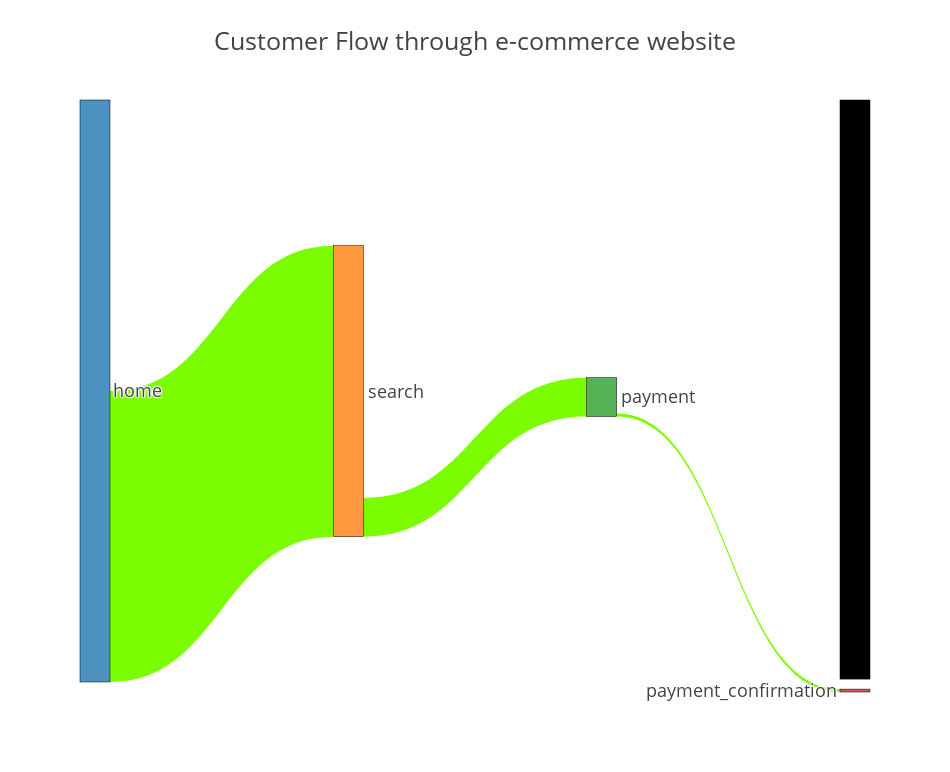

The code cell stored with this chart in its notebook:
### Code cell
data_trace = dict(
    type='sankey',
    domain = dict(
      x =  [0,1],
      y =  [0,1]
    ),
    orientation = "h",
    valueformat = ".0f",
    node = dict(
      pad = 10,
      thickness = 30,
      line = dict(
        color = "black",
        width = 0.5
      ),
      label =  pages
    ),
    link = dict(
      source = df_sankey['from_group'].dropna(axis=0, how='any'),
      target = df_sankey['to_group'].dropna(axis=0, how='any'),
      value = df_sankey['count'].dropna(axis=0, how='any'),
      color = df_sankey['color']  
  )
)

layout =  dict(
    title = "Customer Flow through e-commerce website",
    height = 772,
    width = 950,
    font = dict(
      size = 18
    ),    
)


fig = dict(data=[data_trace], layout=layout)
py.iplot(fig, validate=False)

### Figure 1 — Plotly figure (JSON) as saved in the notebook; plotly's stock layout.template omitted (floating-point values rounded to 4 significant figures)
{"data": [{"domain": {"x": [0, 1], "y": [0, 1]}, "link": {"color": ["white", "lawngreen", "white", "lawngreen", "white", "lawngreen"], "source": [0, 0, 1, 1, 2, 2], "target": [4, 1, 4, 2, 4, 3], "value": [45200, 45200, 39170, 6030, 5578, 452]}, "node": {"label": ["home", "search", "payment", "payment_confirmation"], "line": {"color": "black", "width": 0.5}, "pad": 10, "thickness": 30}, "orientation": "h", "type": "sankey", "valueformat": ".0f"}], "layout": {"font": {"size": 18}, "height": 772, "title": "Customer Flow through e-commerce website", "width": 950}}
